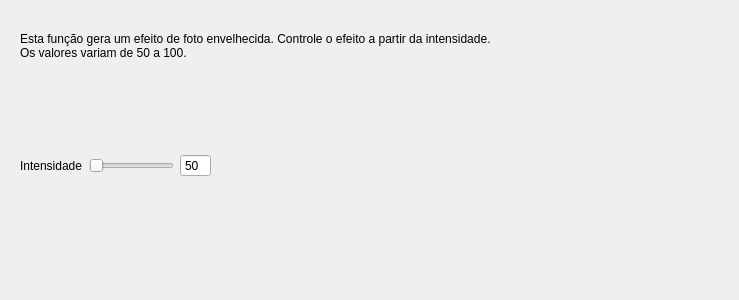
<?xml version="1.0" encoding="UTF-8"?>
<ui version="4.0">
 <class>sepiaForm</class>
 <widget class="QWidget" name="sepiaForm">
  <property name="geometry">
   <rect>
    <x>0</x>
    <y>0</y>
    <width>739</width>
    <height>300</height>
   </rect>
  </property>
  <property name="windowTitle">
   <string>Form</string>
  </property>
  <widget class="QWidget" name="horizontalLayoutWidget">
   <property name="geometry">
    <rect>
     <x>20</x>
     <y>120</y>
     <width>191</width>
     <height>91</height>
    </rect>
   </property>
   <layout class="QHBoxLayout" name="horizontalLayout">
    <item>
     <widget class="QLabel" name="label">
      <property name="text">
       <string>Intensidade</string>
      </property>
     </widget>
    </item>
    <item>
     <widget class="QSlider" name="horizontalSlider">
      <property name="cursor">
       <cursorShape>ClosedHandCursor</cursorShape>
      </property>
      <property name="minimum">
       <number>50</number>
      </property>
      <property name="maximum">
       <number>100</number>
      </property>
      <property name="orientation">
       <enum>Qt::Horizontal</enum>
      </property>
     </widget>
    </item>
    <item>
     <widget class="QSpinBox" name="inputsepiaFormVLimiar">
      <property name="buttonSymbols">
       <enum>QAbstractSpinBox::NoButtons</enum>
      </property>
      <property name="minimum">
       <number>50</number>
      </property>
      <property name="maximum">
       <number>100</number>
      </property>
     </widget>
    </item>
   </layout>
  </widget>
  <widget class="QLabel" name="label_2">
   <property name="geometry">
    <rect>
     <x>20</x>
     <y>20</y>
     <width>701</width>
     <height>51</height>
    </rect>
   </property>
   <property name="text">
    <string>Esta função gera um efeito de foto envelhecida. Controle o efeito a partir da intensidade.
Os valores variam de 50 a 100.</string>
   </property>
  </widget>
 </widget>
 <resources/>
 <connections>
  <connection>
   <sender>inputsepiaFormVLimiar</sender>
   <signal>valueChanged(int)</signal>
   <receiver>horizontalSlider</receiver>
   <slot>setValue(int)</slot>
   <hints>
    <hint type="sourcelabel">
     <x>188</x>
     <y>164</y>
    </hint>
    <hint type="destinationlabel">
     <x>117</x>
     <y>164</y>
    </hint>
   </hints>
  </connection>
  <connection>
   <sender>horizontalSlider</sender>
   <signal>valueChanged(int)</signal>
   <receiver>inputsepiaFormVLimiar</receiver>
   <slot>setValue(int)</slot>
   <hints>
    <hint type="sourcelabel">
     <x>117</x>
     <y>164</y>
    </hint>
    <hint type="destinationlabel">
     <x>188</x>
     <y>164</y>
    </hint>
   </hints>
  </connection>
 </connections>
</ui>
